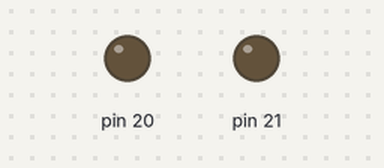
The sketch below on a simulated Arduino Mega 2560, built with avr-gcc and run on an emulated ATmega2560. On the bench: output pins drawn as LEDs (lit = HIGH). Dashed ring = blinking.

Above: at 0.4 s.
At 2.0 s:
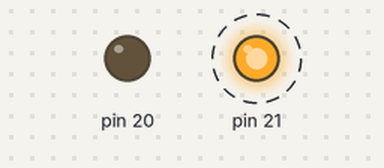
Timing chart, 0 to 3.0 s (numbered marks = the images above):
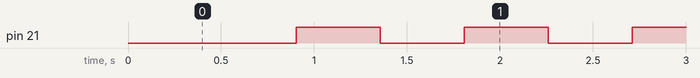

Measured:
- by itself, pin 21: alternates HIGH for 0.45 s and LOW for 0.45 s

The sketch:

serialsocket.ino
```cpp
int incomingByte = 0;   // for incoming serial data

void setup() {

  // opens serial port, sets data rate to 115200 bps
  Serial1.begin(115200);
  pinMode(20, OUTPUT);
  pinMode(21, OUTPUT);
}

char led20value=0;
char led21value=0;
int time=0;

void loop() {

  // send data only when you receive data:
  if (Serial1.available() > 0) {

    // read the incoming byte:
    incomingByte = Serial1.read();

    incomingByte = toupper( incomingByte );

    // say what you got:
    Serial1.write(incomingByte);

    digitalWrite( 20, led20value);
    led20value=1-led20value;
  }

  time++;
  if (time>30000){
    time=0;
    digitalWrite( 21, led21value );
    led21value=1-led21value;
  }

}
```
